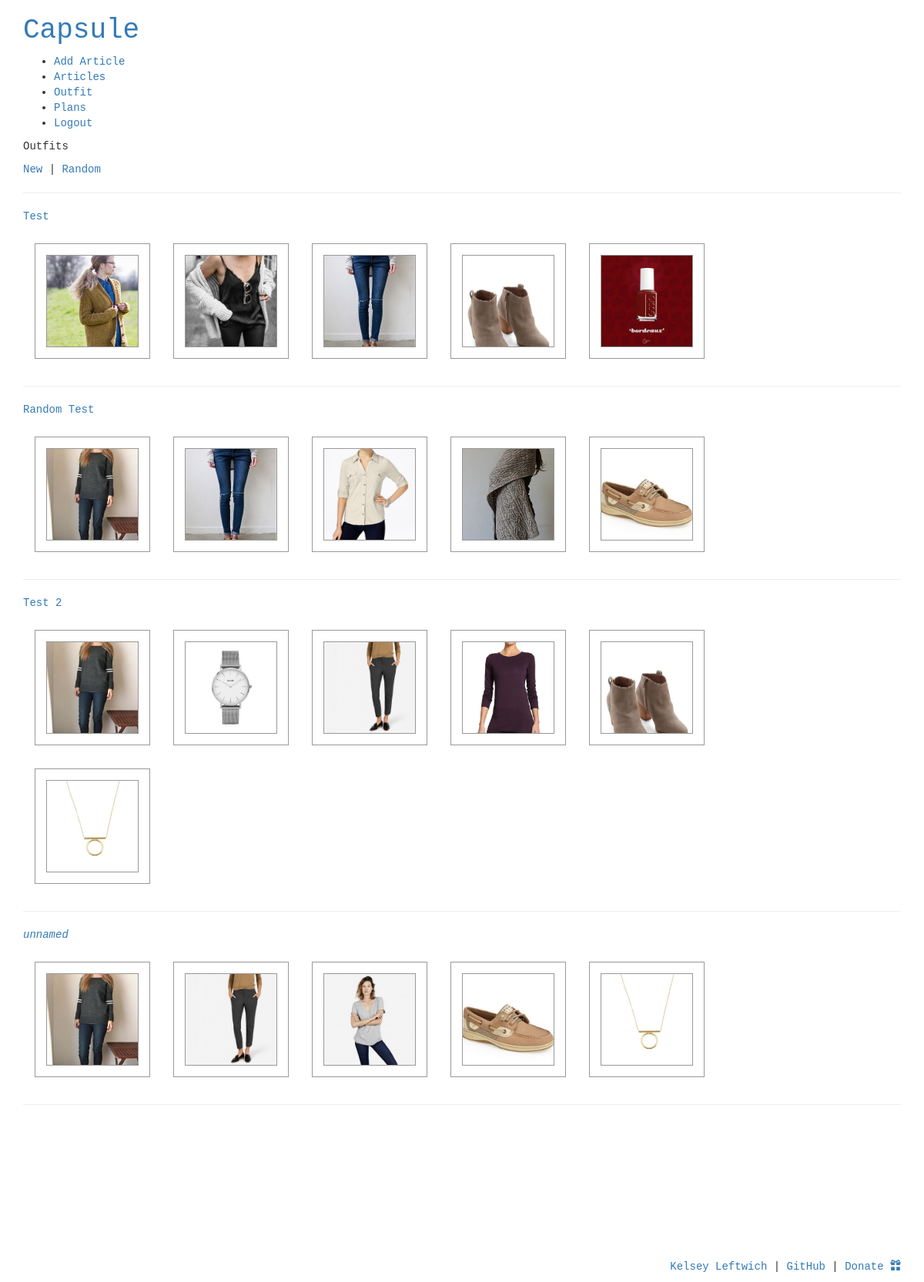
Page /outfits/ (signed in) on the earlier database version.
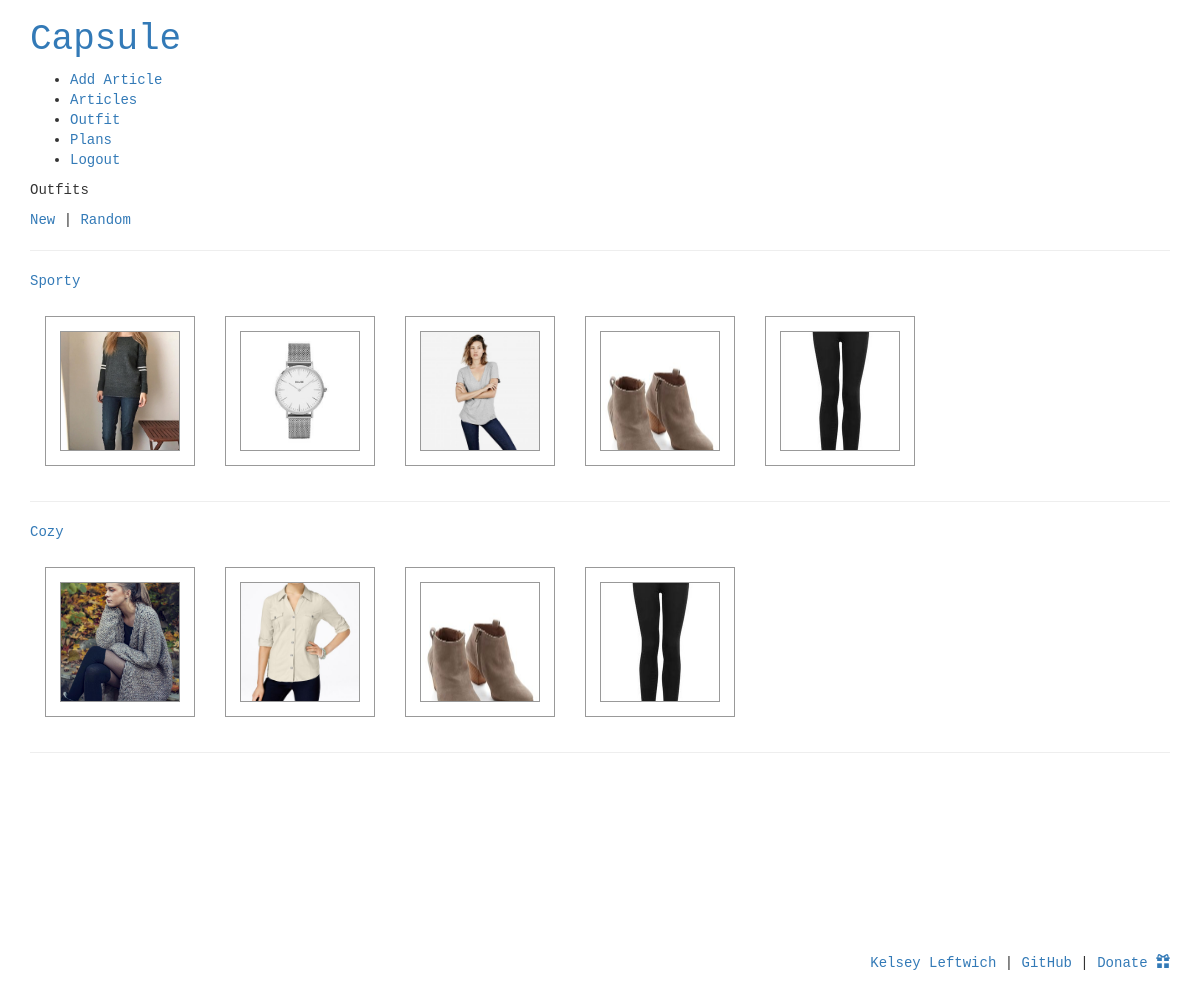
Same page on the later database version.
### grid/models.py (models this page shows, shortened)
class Outfit(models.Model):
	name=models.CharField(max_length=255, null=True, blank=True)
	user = models.ForeignKey(User, on_delete=models.CASCADE, null=False)
	articles =  models.ManyToManyField(Article)

class Article(models.Model):
	ARTICLE_TYPES = (
		('T', 'Top'),
		('B', 'Bottom'),
		('D', 'Dress'),
		('A', 'Details'),
		('O', 'Outer'),
		('S', 'Shoes'),
		)
	WEATHER_TYPES = (
		('C', 'Cool'),
		('W', 'Warm'),
		('B', 'Both'),
		)
	name = models.CharField(max_length=255)
	description = models.TextField(blank=True, null=True)
	user = models.ForeignKey(User, on_delete=models.CASCADE, null=False)
	article_type = models.CharField(max_length=1, choices=ARTICLE_TYPES, null=True)
	weather_type = models.CharField(max_length=1, choices=WEATHER_TYPES, null=True)
	image = models.ImageField(upload_to=get_image_path, null=True, blank=True)
	image_external = models.CharField(max_length=255, null=True)

### grid/views.py (the view)
# urls.py: url(r'^outfits/$', views.outfit, name='outfit'),
@login_required
def outfit(request):
	outfits = Outfit.objects.filter(user=request.user)
	return render(
		request,
		'outfits/outfit.html',
		{'outfits': outfits,}
		)

### grid/templates/outfits/outfit.html (shortened to what this page needs)
{% extends 'base.html' %}
{% block content %}
<p>Outfits</p>
<p><a href="{% url 'new_outfit' %}">New</a> |
<a href="{% url 'outfit_random' %}">Random</a></p>
<hr>
{% for outfit in outfits %}
	<a href="{% url 'outfit_detail' outfit_id=outfit.id %}" class="">
		<div id="container" class="outfit_preview outfit_container">
			<p>
				{% if outfit.name|length == 0 %}
					<i>unnamed</i>
				{% else %}
					{{outfit.name}}
				{% endif %}
			</p>
			{% for article in outfit.articles.all %}
				{% if article.image and article.image.url %}
					<div class="photo">
						<div class="photo-image" style="background-image: url({{article.image.url}})">
						</div>
					</div>
				{% elif article.image_external%}
					<div class="photo">
						<div class="photo-image" style="background-image: url({{article.image_external}})">
						</div>
					</div>
				{% endif %}
			{% endfor %}
		</div>
	</a>
	<hr>
{% endfor %}
{% endblock content %}

Differences in the rows shown:
removed Outfit: name "Test", Article (image (picture))
no longer on this page (row unchanged): Article: image (picture), shown under "Test"
no longer on this page (row unchanged): Article: image (picture), shown under "Test"
no longer on this page (row unchanged): Article: image (picture)
no longer on this page (row unchanged): Article: image (picture), shown under "Test"
removed Outfit: name "Random Test", Article (image (picture)), Article (image (picture))
no longer on this page (row unchanged): Article: image (picture), shown under "Random Test"
no longer on this page (row unchanged): Article: image (picture)
removed Outfit: name "Test 2", Article (image (picture)), Article (image (picture)), Article (image (picture))
no longer on this page (row unchanged): Article: image (picture)
no longer on this page (row unchanged): Article: image (picture), shown under "Test 2"
no longer on this page (row unchanged): Article: image (picture)
removed Outfit: name "unnamed", Article (image (picture)), Article (image (picture))
added Outfit: name "Sporty", Article (image (picture)), Article (image (picture)), Article (image (picture)), Article (image (picture))
added Article: image (picture)
added Outfit: name "Cozy", Article (image (picture)), Article (image (picture))
now on this page (row unchanged): Article: image (picture), shown under "Cozy"
